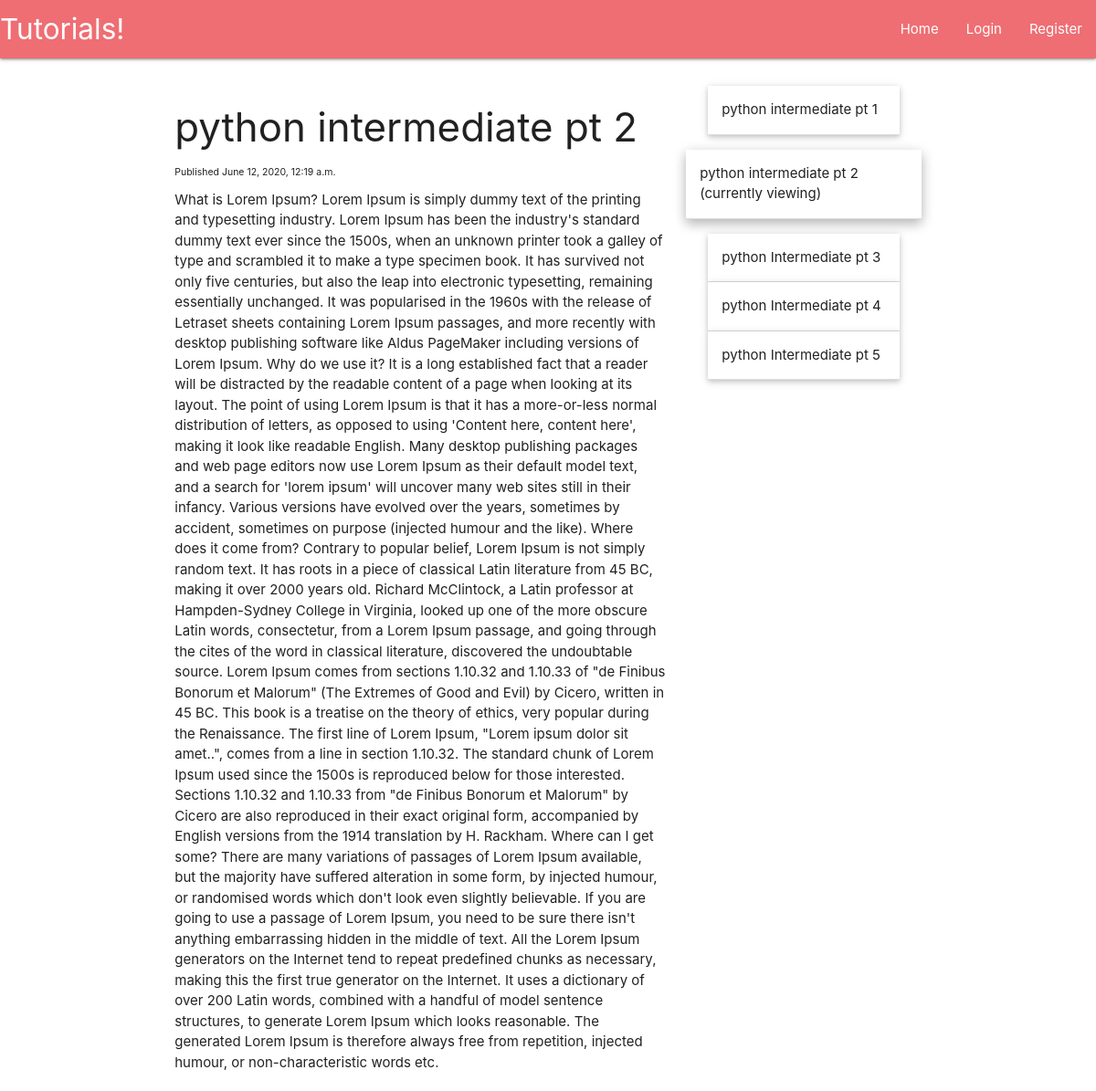
Screenshot of /python-inter-pt-2 with the database file from the repository.
### main/models.py (models this page shows, shortened)
class Tutorial(models.Model):
    tutorial_title = models.CharField(max_length=200)
    tutorial_content = models.TextField()
    tutorial_published = models.DateTimeField('date published', default=datetime.now())
    tutorial_series = models.ForeignKey(TutorialSeries, default=True, verbose_name="Series", on_delete=models.SET_DEFAULT)
    tutorial_slug = models.CharField(max_length=200, default=1)

### main/views.py (the view, shortened to what this page needs)
# urls.py: path('<single_slug>', views.single_slug, name='single_slug'),
def single_slug(request, single_slug):
	categories = [c.category_slug for c in TutorialCategory.objects.all()]
	tutorials = [t.tutorial_slug for t in Tutorial.objects.all()]
	if single_slug in tutorials:
		this_tutorial = Tutorial.objects.get(tutorial_slug=single_slug)
		tutorial_from_series = Tutorial.objects.filter(tutorial_series__tutorial_series=this_tutorial.tutorial_series).order_by('tutorial_published')
		this_tutorial_idx = list(tutorial_from_series).index(this_tutorial)
		return render(request,
					  "main/tutorial.html",
					  {'tutorial': this_tutorial,
					   'sidebar': tutorial_from_series,
					   'this_tutorial_idx': this_tutorial_idx})
	return HttpResponse(f'{single_slug} does not corresponds to anything.')

### main/models.py (called while the page is built)
    def __str__(self):
        return self.tutorial_series

### main/templates/main/tutorial.html (shortened to what this page needs)
{% extends 'main/header.html' %}
{% block content %}
    <div class="row">
        <div class="col s12, m8, l8">
            <h3>{{tutorial.tutorial_title}}</h3>
            <p style="font-size:70%">Published {{tutorial.tutorial_published}}</p>
            {{tutorial.tutorial_content|safe}}
        </div>
        <div class="col s12 m4 l4">
            <ul class="collapsible popout">
                {% for tutorial in sidebar %}
                    {% if forloop.counter0 == this_tutorial_idx %}
                        <li class="active">
                            <div class="collapsible-header">{{tutorial.tutorial_title}}<br>(currently viewing)</div>
                        </li>
                    {% else %}
                        <li>
                            <div class="collapsible-header">{{tutorial.tutorial_title}}</div>
                        </li>
                    {% endif %}
                {% endfor %}
            </ul>
        </div>
    </div>
{% endblock %}

### rows the page displays
Tutorial: tutorial_title "python intermediate pt 2", tutorial_published "June 12, 2020, 12:19 a.m.", tutorial_content "What is Lorem Ipsum? Lorem Ipsum is simply dummy text of the printing and typesetting industry. Lorem Ipsum has been the industry's standard dummy text ever since the 1500s, when an unknown printer took a galley of type and scrambled it to make a type specimen book. It has survived not only five centuries, but also the leap into electronic typesetting, remaining essentially unchanged. It was popularised in the 1960s with the release of Letraset sheets containing Lorem Ipsum passages, and more recently with desktop publishing software like Aldus PageMaker including versions of Lorem Ipsum. Why do we use it? It is a long established fact that a reader will be distracted by the readable…"
Tutorial: tutorial_title "python intermediate pt 1"
Tutorial: tutorial_title "python Intermediate pt 3"
Tutorial: tutorial_title "python Intermediate pt 4"
Tutorial: tutorial_title "python Intermediate pt 5"
